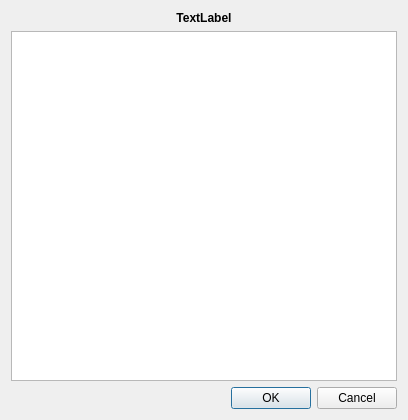
<?xml version="1.0" encoding="UTF-8"?>
<ui version="4.0">
 <class>RobotSpecsDialog</class>
 <widget class="QDialog" name="RobotSpecsDialog">
  <property name="geometry">
   <rect>
    <x>0</x>
    <y>0</y>
    <width>408</width>
    <height>420</height>
   </rect>
  </property>
  <property name="windowTitle">
   <string>Configuration</string>
  </property>
  <layout class="QVBoxLayout" name="verticalLayout">
   <item>
    <widget class="QLabel" name="label">
     <property name="font">
      <font>
       <weight>75</weight>
       <bold>true</bold>
      </font>
     </property>
     <property name="text">
      <string>TextLabel</string>
     </property>
     <property name="alignment">
      <set>Qt::AlignCenter</set>
     </property>
    </widget>
   </item>
   <item>
    <widget class="QTreeView" name="tree"/>
   </item>
   <item>
    <widget class="QDialogButtonBox" name="buttonBox">
     <property name="orientation">
      <enum>Qt::Horizontal</enum>
     </property>
     <property name="standardButtons">
      <set>QDialogButtonBox::Cancel|QDialogButtonBox::Ok</set>
     </property>
    </widget>
   </item>
  </layout>
 </widget>
 <resources/>
 <connections>
  <connection>
   <sender>buttonBox</sender>
   <signal>accepted()</signal>
   <receiver>RobotSpecsDialog</receiver>
   <slot>accept()</slot>
   <hints>
    <hint type="sourcelabel">
     <x>248</x>
     <y>254</y>
    </hint>
    <hint type="destinationlabel">
     <x>157</x>
     <y>274</y>
    </hint>
   </hints>
  </connection>
  <connection>
   <sender>buttonBox</sender>
   <signal>rejected()</signal>
   <receiver>RobotSpecsDialog</receiver>
   <slot>reject()</slot>
   <hints>
    <hint type="sourcelabel">
     <x>316</x>
     <y>260</y>
    </hint>
    <hint type="destinationlabel">
     <x>286</x>
     <y>274</y>
    </hint>
   </hints>
  </connection>
 </connections>
</ui>
